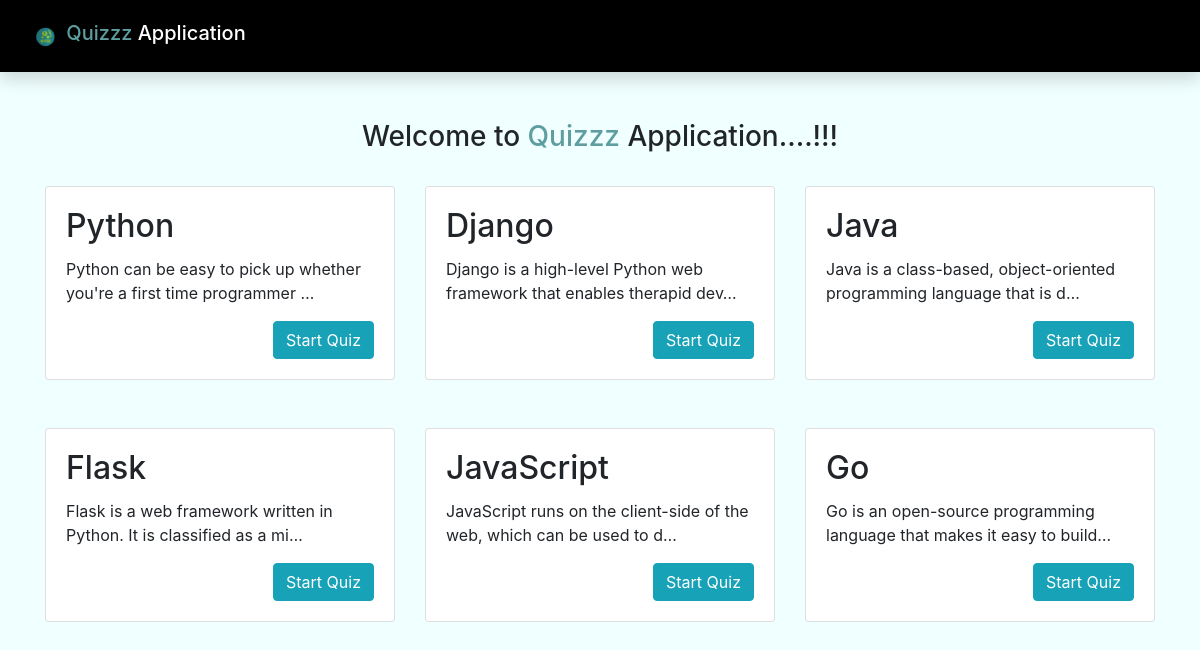
Before: / with the older database file.
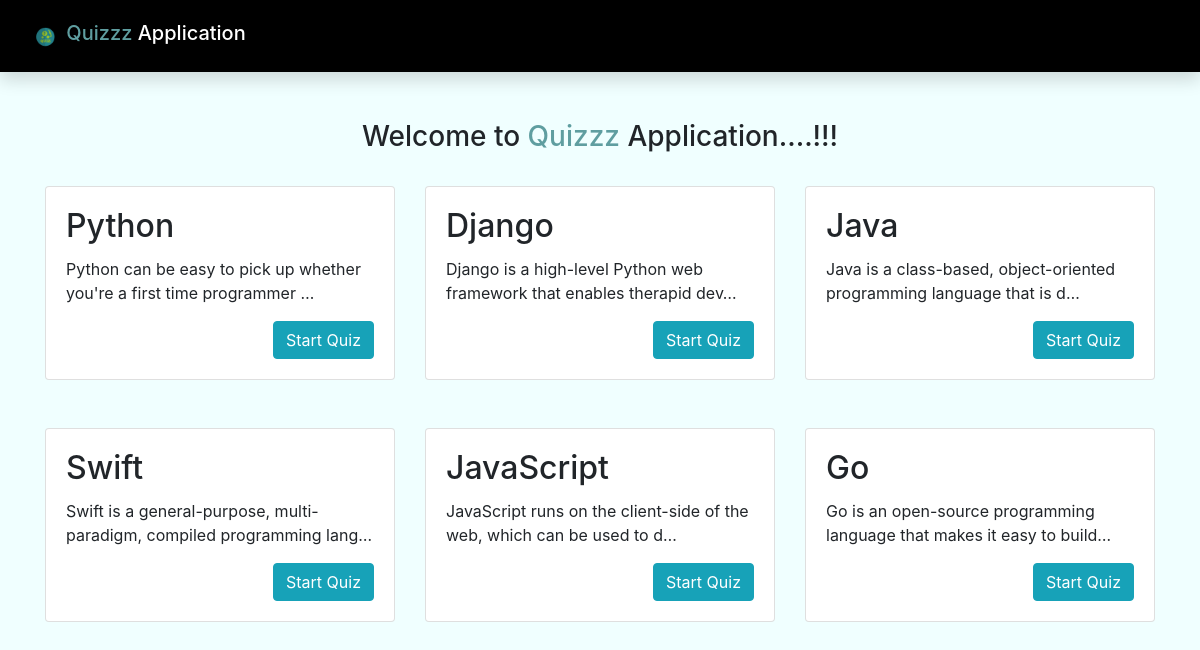
After: the same page with the newer database file.
### App/models.py (models this page shows, shortened)
class Course(models.Model):
    course_name = models.CharField(max_length=100)
    description = models.TextField(max_length=600, blank=True)

### App/views.py (the view)
# urls.py: path('', home, name='home'),
def home(request):
    courses = Course.objects.all()
    context = {'courses': courses}
    return render(request, 'home.html', context)

### templates/home.html
{% extends 'base.html' %}
{% block content %}
<div class="container">
    <br><br><h3 class="welcome-message text-center "> Welcome to <span style="color: cadetblue" >Quizzz</span> Application....!!!</h3>
    <div class="row justify-content-center row-cols-1 row-cols-sm-2 row-cols-md-3">
        {% for course in courses %}
            <div class="col mb-4">
                <br>
                <div class="card ">
                    <div class="card-body ">
                        <h2 class="card-title">{{course.course_name}}</h2>
                        <p class="card-text">{{course.description|truncatechars:70}}</p>
                        <a class="btn btn-info float-right" href="{% url 'quiz' course.id %}"
                           role="button">Start Quiz </a>
                    </div>
                </div>
            </div>
        {% endfor %}
    </div>
</div>
{% endblock %}

Changed rows visible on the page:
removed Course: course_name "Flask", description "Flask is a web framework written in Python. It is classified as a mi…"
added Course: course_name "Swift", description "Swift is a general-purpose, multi-paradigm, compiled programming lang…"
